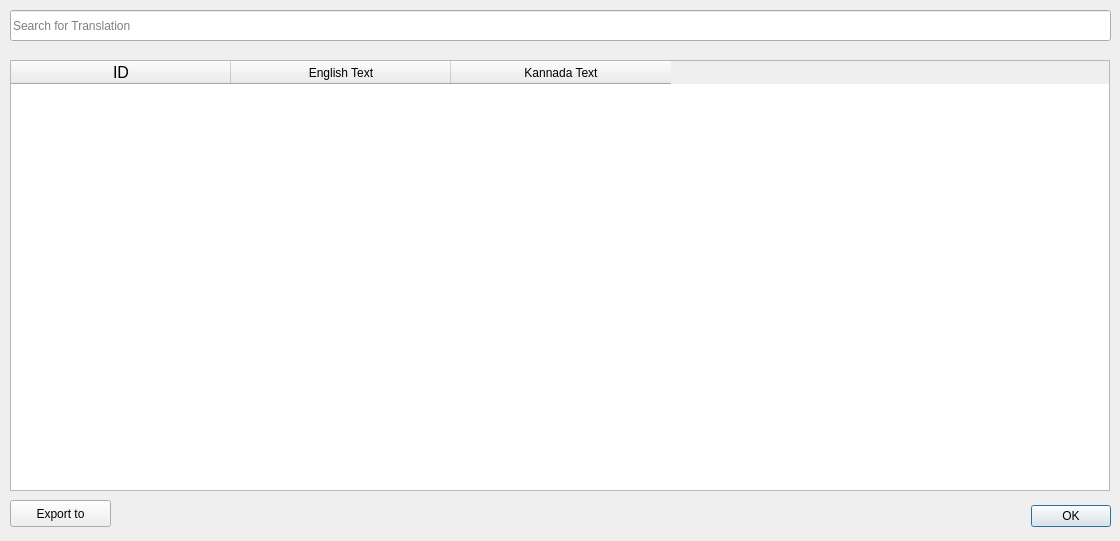
<?xml version="1.0" encoding="UTF-8"?>
<ui version="4.0">
 <class>Dialog</class>
 <widget class="QDialog" name="Dialog">
  <property name="geometry">
   <rect>
    <x>0</x>
    <y>0</y>
    <width>1120</width>
    <height>541</height>
   </rect>
  </property>
  <property name="minimumSize">
   <size>
    <width>1120</width>
    <height>541</height>
   </size>
  </property>
  <property name="maximumSize">
   <size>
    <width>1120</width>
    <height>541</height>
   </size>
  </property>
  <property name="windowTitle">
   <string>Translations List</string>
  </property>
  <widget class="QDialogButtonBox" name="buttonBox">
   <property name="geometry">
    <rect>
     <x>10</x>
     <y>500</y>
     <width>1101</width>
     <height>32</height>
    </rect>
   </property>
   <property name="orientation">
    <enum>Qt::Horizontal</enum>
   </property>
   <property name="standardButtons">
    <set>QDialogButtonBox::Ok</set>
   </property>
  </widget>
  <widget class="QTableWidget" name="tableWidget">
   <property name="geometry">
    <rect>
     <x>10</x>
     <y>60</y>
     <width>1100</width>
     <height>431</height>
    </rect>
   </property>
   <property name="acceptDrops">
    <bool>false</bool>
   </property>
   <property name="styleSheet">
    <string notr="true">opacity:10</string>
   </property>
   <property name="horizontalScrollBarPolicy">
    <enum>Qt::ScrollBarAlwaysOff</enum>
   </property>
   <property name="autoScrollMargin">
    <number>18</number>
   </property>
   <property name="editTriggers">
    <set>QAbstractItemView::NoEditTriggers</set>
   </property>
   <property name="showGrid">
    <bool>true</bool>
   </property>
   <property name="sortingEnabled">
    <bool>true</bool>
   </property>
   <property name="wordWrap">
    <bool>true</bool>
   </property>
   <attribute name="horizontalHeaderVisible">
    <bool>true</bool>
   </attribute>
   <attribute name="horizontalHeaderCascadingSectionResizes">
    <bool>false</bool>
   </attribute>
   <attribute name="horizontalHeaderDefaultSectionSize">
    <number>220</number>
   </attribute>
   <attribute name="horizontalHeaderHighlightSections">
    <bool>true</bool>
   </attribute>
   <attribute name="horizontalHeaderMinimumSectionSize">
    <number>70</number>
   </attribute>
   <attribute name="horizontalHeaderShowSortIndicator" stdset="0">
    <bool>true</bool>
   </attribute>
   <attribute name="horizontalHeaderStretchLastSection">
    <bool>false</bool>
   </attribute>
   <attribute name="verticalHeaderVisible">
    <bool>false</bool>
   </attribute>
   <attribute name="verticalHeaderCascadingSectionResizes">
    <bool>false</bool>
   </attribute>
   <attribute name="verticalHeaderDefaultSectionSize">
    <number>0</number>
   </attribute>
   <attribute name="verticalHeaderShowSortIndicator" stdset="0">
    <bool>false</bool>
   </attribute>
   <attribute name="verticalHeaderStretchLastSection">
    <bool>false</bool>
   </attribute>
   <column>
    <property name="text">
     <string>ID</string>
    </property>
    <property name="font">
     <font>
      <pointsize>12</pointsize>
     </font>
    </property>
    <property name="textAlignment">
     <set>AlignHCenter|AlignVCenter|AlignCenter</set>
    </property>
   </column>
   <column>
    <property name="text">
     <string>English Text</string>
    </property>
    <property name="textAlignment">
     <set>AlignHCenter|AlignVCenter|AlignCenter</set>
    </property>
   </column>
   <column>
    <property name="text">
     <string>Kannada Text</string>
    </property>
    <property name="textAlignment">
     <set>AlignHCenter|AlignVCenter|AlignCenter</set>
    </property>
   </column>
  </widget>
  <widget class="QPushButton" name="export_button">
   <property name="geometry">
    <rect>
     <x>10</x>
     <y>500</y>
     <width>101</width>
     <height>27</height>
    </rect>
   </property>
   <property name="text">
    <string>Export to</string>
   </property>
  </widget>
  <widget class="QPushButton" name="clear_button">
   <property name="geometry">
    <rect>
     <x>1080</x>
     <y>12</y>
     <width>31</width>
     <height>27</height>
    </rect>
   </property>
   <property name="text">
    <string/>
   </property>
   <property name="icon">
    <iconset resource="AppResources.qrc">
     <normaloff>:/img/img/close.png</normaloff>:/img/img/close.png</iconset>
   </property>
   <property name="flat">
    <bool>true</bool>
   </property>
  </widget>
  <widget class="QLineEdit" name="search_text">
   <property name="geometry">
    <rect>
     <x>10</x>
     <y>10</y>
     <width>1101</width>
     <height>31</height>
    </rect>
   </property>
   <property name="placeholderText">
    <string>Search for Translation</string>
   </property>
  </widget>
  <zorder>search_text</zorder>
  <zorder>buttonBox</zorder>
  <zorder>tableWidget</zorder>
  <zorder>export_button</zorder>
  <zorder>clear_button</zorder>
 </widget>
 <resources>
  <include location="AppResources.qrc"/>
 </resources>
 <connections>
  <connection>
   <sender>buttonBox</sender>
   <signal>rejected()</signal>
   <receiver>Dialog</receiver>
   <slot>reject()</slot>
   <hints>
    <hint type="sourcelabel">
     <x>316</x>
     <y>260</y>
    </hint>
    <hint type="destinationlabel">
     <x>286</x>
     <y>274</y>
    </hint>
   </hints>
  </connection>
  <connection>
   <sender>buttonBox</sender>
   <signal>accepted()</signal>
   <receiver>Dialog</receiver>
   <slot>accept()</slot>
   <hints>
    <hint type="sourcelabel">
     <x>248</x>
     <y>254</y>
    </hint>
    <hint type="destinationlabel">
     <x>157</x>
     <y>274</y>
    </hint>
   </hints>
  </connection>
  <connection>
   <sender>clear_button</sender>
   <signal>clicked()</signal>
   <receiver>search_text</receiver>
   <slot>clear()</slot>
   <hints>
    <hint type="sourcelabel">
     <x>1085</x>
     <y>25</y>
    </hint>
    <hint type="destinationlabel">
     <x>580</x>
     <y>25</y>
    </hint>
   </hints>
  </connection>
 </connections>
</ui>
